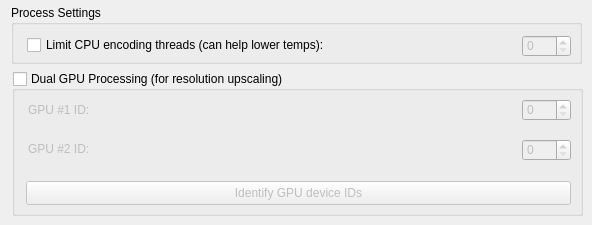
      <widget class="QWidget" name="EncodingTab">
       <attribute name="title">
        <string>Encoding</string>
       </attribute>
       <widget class="QGroupBox" name="ProcessSettingsGB">
        <property name="geometry">
         <rect>
          <x>11</x>
          <y>5</y>
          <width>571</width>
          <height>59</height>
         </rect>
        </property>
        <property name="title">
         <string>Process Settings</string>
        </property>
        <widget class="QSpinBox" name="LimitThreadsNUD">
         <property name="enabled">
          <bool>false</bool>
         </property>
         <property name="geometry">
          <rect>
           <x>511</x>
           <y>30</y>
           <width>49</width>
           <height>22</height>
          </rect>
         </property>
        </widget>
        <widget class="QCheckBox" name="LimitThreadsCB">
         <property name="geometry">
          <rect>
           <x>16</x>
           <y>30</y>
           <width>341</width>
           <height>20</height>
          </rect>
         </property>
         <property name="text">
          <string>Limit CPU encoding threads (can help lower temps):</string>
         </property>
        </widget>
       </widget>
       <widget class="QGroupBox" name="MultiGPUGB">
        <property name="geometry">
         <rect>
          <x>12</x>
          <y>71</y>
          <width>571</width>
          <height>145</height>
         </rect>
        </property>
        <property name="title">
         <string>Dual GPU Processing (for resolution upscaling)</string>
        </property>
        <property name="checkable">
         <bool>true</bool>
        </property>
        <property name="checked">
         <bool>false</bool>
        </property>
        <widget class="QPushButton" name="TestGPUBttn">
         <property name="geometry">
          <rect>
           <x>14</x>
           <y>110</y>
           <width>545</width>
           <height>24</height>
          </rect>
         </property>
         <property name="text">
          <string>Identify GPU device IDs</string>
         </property>
        </widget>
        <widget class="QSpinBox" name="GPU1IDNUD">
         <property name="geometry">
          <rect>
           <x>510</x>
           <y>28</y>
           <width>49</width>
           <height>22</height>
          </rect>
         </property>
         <property name="maximum">
          <number>7</number>
         </property>
        </widget>
        <widget class="QSpinBox" name="GPU2IDNUD">
         <property name="geometry">
          <rect>
           <x>510</x>
           <y>68</y>
           <width>49</width>
           <height>22</height>
          </rect>
         </property>
         <property name="maximum">
          <number>7</number>
         </property>
        </widget>
        <widget class="QLabel" name="GPU1IDLabel">
         <property name="geometry">
          <rect>
           <x>16</x>
           <y>31</y>
           <width>71</width>
           <height>16</height>
          </rect>
         </property>
         <property name="text">
          <string>GPU #1 ID:</string>
         </property>
        </widget>
        <widget class="QLabel" name="GPU1IDLabel2">
         <property name="geometry">
          <rect>
           <x>16</x>
           <y>70</y>
           <width>71</width>
           <height>16</height>
          </rect>
         </property>
         <property name="text">
          <string>GPU #2 ID:</string>
         </property>
        </widget>
       </widget>
      </widget>
